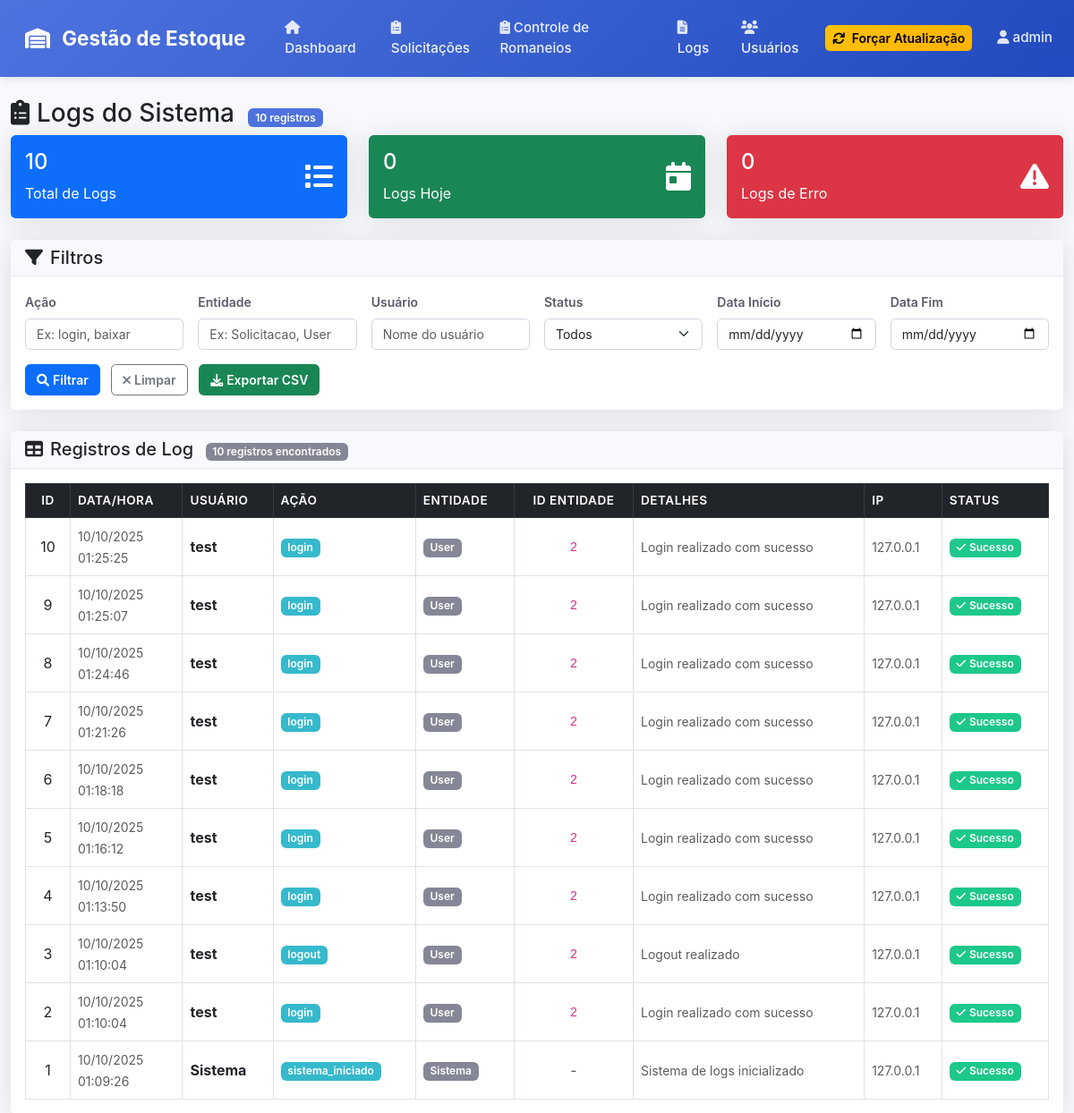
Before: /logs (signed in) with the older database file.
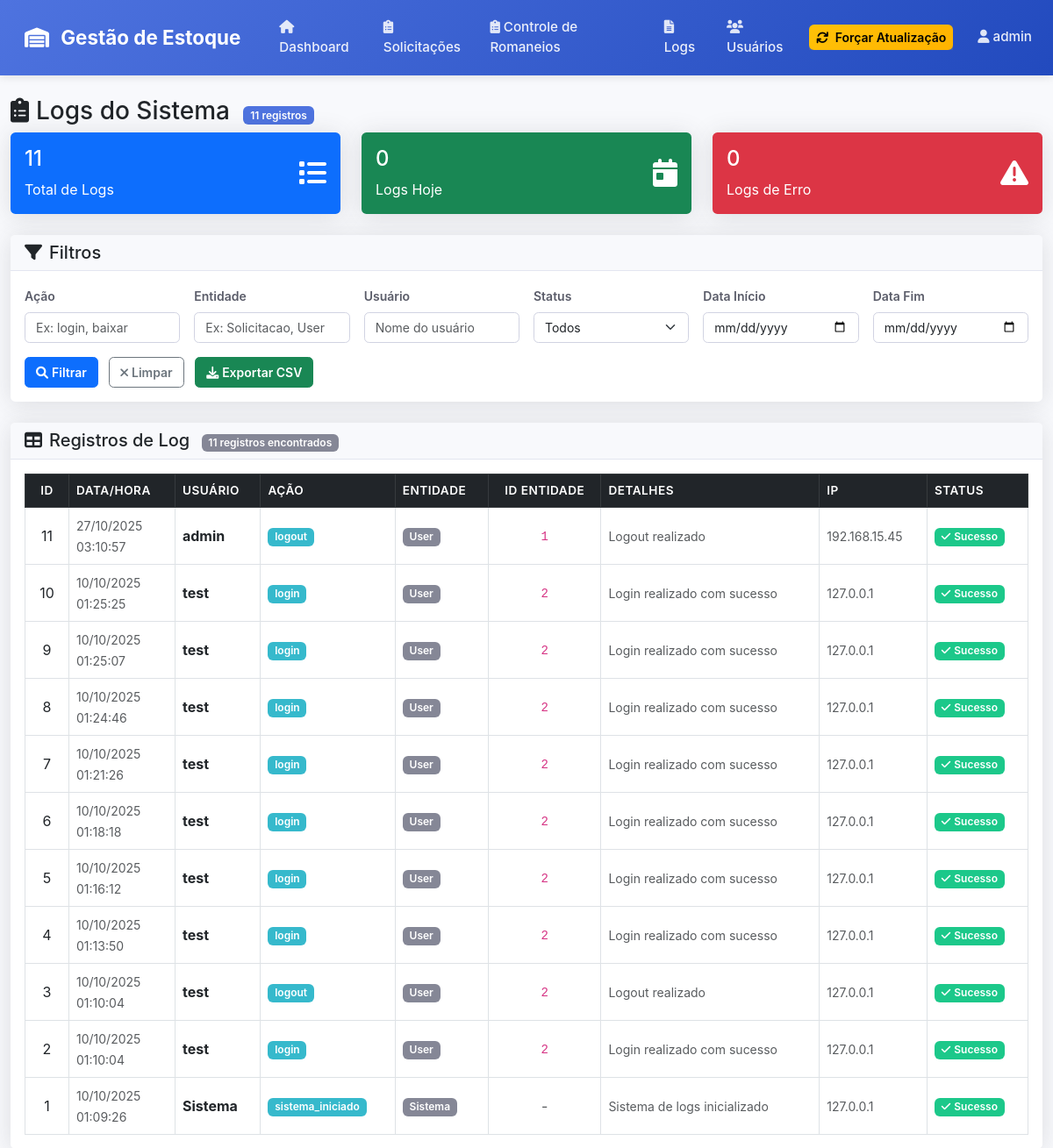
After: the same page with the newer database file.
### app.py (models this page shows, shortened)
class User(UserMixin, db.Model):
    id = db.Column(db.Integer, primary_key=True)
    username = db.Column(db.String(80), unique=True, nullable=False)
    email = db.Column(db.String(120), unique=True, nullable=False)
    password_hash = db.Column(db.String(120), nullable=False)
    is_admin = db.Column(db.Boolean, default=False)
    is_active = db.Column(db.Boolean, default=True)
    created_at = db.Column(db.DateTime, default=datetime.utcnow)

class Log(db.Model):
    id = db.Column(db.Integer, primary_key=True)
    timestamp = db.Column(db.DateTime, default=datetime.utcnow, nullable=False)
    usuario_id = db.Column(db.Integer, db.ForeignKey('user.id'), nullable=False)
    usuario_nome = db.Column(db.String(80), nullable=False)
    acao = db.Column(db.String(50), nullable=False)  # login, logout, criar, editar, deletar, aprovar, etc.
    entidade = db.Column(db.String(50), nullable=False)  # Solicitacao, Produto, User, etc.
    entidade_id = db.Column(db.Integer, nullable=True)  # ID da entidade afetada
    detalhes = db.Column(db.Text, nullable=True)  # JSON com detalhes da operação
    ip_address = db.Column(db.String(45), nullable=True)  # Suporta IPv6
    user_agent = db.Column(db.String(500), nullable=True)
    status = db.Column(db.String(20), default='sucesso')  # sucesso, erro, aviso
    usuario = db.relationship('User', backref=db.backref('logs', lazy=True))

### app.py (the view)
@app.route('/logs')
@login_required
def logs():
    if not current_user.is_admin:
        flash('Apenas administradores podem acessar os logs', 'error')
        return redirect(url_for('index'))
    page = request.args.get('page', 1, type=int)
    per_page = 50
    acao_filter = request.args.get('acao', '')
    entidade_filter = request.args.get('entidade', '')
    usuario_filter = request.args.get('usuario', '')
    status_filter = request.args.get('status', '')
    data_inicio = request.args.get('data_inicio', '')
    data_fim = request.args.get('data_fim', '')
    query = Log.query
    if acao_filter:
        query = query.filter(Log.acao.contains(acao_filter))
    if entidade_filter:
        query = query.filter(Log.entidade.contains(entidade_filter))
    if usuario_filter:
        query = query.filter(Log.usuario_nome.contains(usuario_filter))
    if status_filter:
        query = query.filter(Log.status == status_filter)
    if data_inicio:
        try:
            data_inicio_obj = datetime.strptime(data_inicio, '%Y-%m-%d')
            query = query.filter(Log.timestamp >= data_inicio_obj)
        except ValueError:
            pass
    if data_fim:
        try:
            data_fim_obj = datetime.strptime(data_fim, '%Y-%m-%d')
            query = query.filter(Log.timestamp <= data_fim_obj)
        except ValueError:
            pass
    logs = query.order_by(Log.timestamp.desc()).paginate(
        page=page, per_page=per_page, error_out=False
    )
    total_logs = Log.query.count()
    logs_hoje = Log.query.filter(Log.timestamp >= datetime.now().replace(hour=0, minute=0, second=0, microsecond=0)).count()
    logs_erro = Log.query.filter(Log.status == 'erro').count()
    stats = {
        'total': total_logs,
        'hoje': logs_hoje,
        'erros': logs_erro
    }
    return render_template('logs.html',
                         logs=logs,
                         stats=stats,
                         acao_filter=acao_filter,
                         entidade_filter=entidade_filter,
                         usuario_filter=usuario_filter,
                         status_filter=status_filter,
                         data_inicio=data_inicio,
                         data_fim=data_fim)

### templates/logs.html (shortened to what this page needs)
{% extends "base.html" %}
{% block content %}
<div class="row">
    <div class="col-12">
        <h1 class="h3">
            <i class="fas fa-clipboard-list me-2"></i>Logs do Sistema
            <span class="badge bg-primary ms-2">{{ stats.total }} registros</span>
        </h1>
    </div>
</div>
<div class="row mb-4">
    <div class="col-md-4">
        <div class="card bg-primary text-white">
            <div class="card-body">
                <div class="d-flex justify-content-between">
                    <div>
                        <h4 class="card-title">{{ stats.total }}</h4>
                        <p class="card-text">Total de Logs</p>
                    </div>
                    <div class="align-self-center">
                        <i class="fas fa-list fa-2x"></i>
                    </div>
                </div>
            </div>
        </div>
    </div>
    <div class="col-md-4">
        <div class="card bg-success text-white">
            <div class="card-body">
                <div class="d-flex justify-content-between">
                    <div>
                        <h4 class="card-title">{{ stats.hoje }}</h4>
                        <p class="card-text">Logs Hoje</p>
                    </div>
                    <div class="align-self-center">
                        <i class="fas fa-calendar-day fa-2x"></i>
                    </div>
                </div>
            </div>
        </div>
    </div>
    <div class="col-md-4">
        <div class="card bg-danger text-white">
            <div class="card-body">
                <div class="d-flex justify-content-between">
                    <div>
                        <h4 class="card-title">{{ stats.erros }}</h4>
                        <p class="card-text">Logs de Erro</p>
                    </div>
                    <div class="align-self-center">
                        <i class="fas fa-exclamation-triangle fa-2x"></i>
                    </div>
                </div>
            </div>
        </div>
    </div>
</div>
<div class="row mb-4">
    <div class="col-12">
        <div class="card shadow">
            <div class="card-header">
                <h5 class="mb-0">
                    <i class="fas fa-filter me-2"></i>Filtros
                </h5>
            </div>
            <div class="card-body">
                <form method="GET" class="row g-3">
                    <div class="col-md-2">
                        <label for="acao" class="form-label">Ação</label>
                        <input type="text" class="form-control" id="acao" name="acao"
                               value="{{ acao_filter }}" placeholder="Ex: login, baixar">
                    </div>
                    <div class="col-md-2">
                        <label for="entidade" class="form-label">Entidade</label>
                        <input type="text" class="form-control" id="entidade" name="entidade"
                               value="{{ entidade_filter }}" placeholder="Ex: Solicitacao, User">
                    </div>
                    <div class="col-md-2">
                        <label for="usuario" class="form-label">Usuário</label>
                        <input type="text" class="form-control" id="usuario" name="usuario"
                               value="{{ usuario_filter }}" placeholder="Nome do usuário">
                    </div>
                    <div class="col-md-2">
                        <label for="status" class="form-label">Status</label>
                        <select class="form-select" id="status" name="status">
                            <option value="">Todos</option>
                        </select>
                    </div>
                    <div class="col-md-2">
                        <label for="data_inicio" class="form-label">Data Início</label>
                        <input type="date" class="form-control" id="data_inicio" name="data_inicio"
                               value="{{ data_inicio }}">
                    </div>
                    <div class="col-md-2">
                        <label for="data_fim" class="form-label">Data Fim</label>
                        <input type="date" class="form-control" id="data_fim" name="data_fim"
                               value="{{ data_fim }}">
                    </div>
                    <div class="col-12">
                        <button type="submit" class="btn btn-primary me-2">
                            <i class="fas fa-search me-1"></i>Filtrar
                        </button>
                        <a href="{{ url_for('logs') }}" class="btn btn-outline-secondary me-2">
                            <i class="fas fa-times me-1"></i>Limpar
                        </a>
                        <a href="{{ url_for('export_logs', acao=acao_filter, entidade=entidade_filter, usuario=usuario_filter, status=status_filter, data_inicio=data_inicio, data_fim=data_fim) }}"
                           class="btn btn-success">
                            <i class="fas fa-download me-1"></i>Exportar CSV
                        </a>
                    </div>
                </form>
            </div>
        </div>
    </div>
</div>
<div class="card shadow">
    <div class="card-header">
        <h5 class="mb-0">
            <i class="fas fa-table me-2"></i>Registros de Log
            <span class="badge bg-secondary ms-2">{{ logs.total }} registros encontrados</span>
        </h5>
    </div>
    <div class="card-body">
        <div class="table-responsive">
            <table class="table table-bordered table-hover">
                <thead class="table-dark">
                    <tr>
                        <th>ID</th>
                        <th>Data/Hora</th>
                        <th>Usuário</th>
                        <th>Ação</th>
                        <th>Entidade</th>
                        <th>ID Entidade</th>
                        <th>Detalhes</th>
                        <th>IP</th>
                        <th>Status</th>
                    </tr>
                </thead>
                <tbody>
                    {% for log in logs.items %}
                    <tr>
                        <td>{{ log.id }}</td>
                        <td>
                            <small class="text-muted">
                                {{ log.timestamp.strftime('%d/%m/%Y') if log.timestamp else '-' }}<br>
                                {{ log.timestamp.strftime('%H:%M:%S') if log.timestamp else '-' }}
                            </small>
                        </td>
                        <td>
                            <strong>{{ log.usuario_nome }}</strong>
                        </td>
                        <td>
                            <span class="badge bg-info">{{ log.acao }}</span>
                        </td>
                        <td>
                            <span class="badge bg-secondary">{{ log.entidade }}</span>
                        </td>
                        <td>
                            {% if log.entidade_id %}
                                <code>{{ log.entidade_id }}</code>
                            {% else %}
                                <span class="text-muted">-</span>
                            {% endif %}
                        </td>
                        <td>
                            {% if log.detalhes %}
                                <small class="text-muted">{{ log.detalhes[:100] }}{% if log.detalhes|length > 100 %}...{% endif %}</small>
                            {% else %}
                                <span class="text-muted">-</span>
                            {% endif %}
                        </td>
                        <td>
                            <small class="text-muted">{{ log.ip_address or '-' }}</small>
                        </td>
                        <td>
                            {% if log.status == 'sucesso' %}
                                <span class="badge bg-success">
                                    <i class="fas fa-check me-1"></i>Sucesso
                                </span>
                            {% elif log.status == 'erro' %}
                                <span class="badge bg-danger">
                                    <i class="fas fa-times me-1"></i>Erro
                                </span>
                            {% elif log.status == 'aviso' %}
                                <span class="badge bg-warning text-dark">
                                    <i class="fas fa-exclamation-triangle me-1"></i>Aviso
                                </span>
                            {% else %}
                                <span class="badge bg-secondary">{{ log.status }}</span>
                            {% endif %}
                        </td>
                    </tr>
                    {% endfor %}
                </tbody>
            </table>
        </div>
    </div>
</div>
{% endblock %}

### templates/base.html (shortened to what this page needs)
<!DOCTYPE html>
<html lang="pt-BR">
<head>
    <link href="https://cdn.jsdelivr.net/npm/bootstrap@5.3.0/dist/css/bootstrap.min.css" rel="stylesheet">
    <link href="https://cdnjs.cloudflare.com/ajax/libs/font-awesome/6.0.0/css/all.min.css" rel="stylesheet">
    <link href="{{ url_for('static', filename='css/style.css') }}" rel="stylesheet">
</head>
<body>
    <nav class="navbar navbar-expand-lg navbar-dark bg-primary">
        <div class="container-fluid">
            <a class="navbar-brand" href="{{ url_for('index') }}">
                <i class="fas fa-warehouse me-2"></i>
                Gestão de Estoque
            </a>
            <div class="collapse navbar-collapse" id="navbarNav">
                <ul class="navbar-nav me-auto">
                    <li class="nav-item">
                        <a class="nav-link" href="{{ url_for('index') }}">
                            <i class="fas fa-home me-1"></i>Dashboard
                        </a>
                    </li>
                    <li class="nav-item">
                        <a class="nav-link" href="{{ url_for('solicitacoes') }}">
                            <i class="fas fa-clipboard-list me-1"></i>Solicitações
                        </a>
                    </li>
                    <li class="nav-item">
                        <a class="nav-link" href="{{ url_for('controle_impressoes') }}">
                            <i class="fas fa-clipboard-list me-1"></i>Controle de Romaneios
                        </a>
                    </li>
                    {% if current_user.is_admin %}
                    <li class="nav-item">
                        <a class="nav-link" href="{{ url_for('logs') }}">
                            <i class="fas fa-file-alt me-1"></i>Logs
                        </a>
                    </li>
                    {% endif %}
                    {% if current_user.is_admin %}
                    <li class="nav-item">
                        <a class="nav-link" href="{{ url_for('listar_usuarios') }}">
                            <i class="fas fa-users me-1"></i>Usuários
                        </a>
                    </li>
                    {% endif %}
                </ul>
                <div class="navbar-nav me-3">
                    <button type="button" class="btn btn-sm btn-warning"
                            id="btnInvalidarCacheGlobal"
                            data-bs-toggle="tooltip" data-bs-placement="bottom"
                            title="Forçar atualização dos dados (use quando mudar status manualmente)">
                        <i class="fas fa-refresh me-1"></i>
                        Forçar Atualização
                    </button>
                </div>
                <ul class="navbar-nav">
                    <li class="nav-item">
                        <a class="nav-link" href="#" id="btnUserMenu" role="button">
                            <i class="fas fa-user me-1"></i>{{ current_user.username }}
                        </a>
                    </li>
                </ul>
            </div>
        </div>
    </nav>
    <div class="container-fluid mt-4">
        {% block content %}{% endblock %}
    </div>
</body>
</html>

Changed rows visible on the page:
added Log: id "11", timestamp "27/10/2025", timestamp "03:10:57", usuario_nome "admin", acao "logout", entidade "User", entidade_id "1", detalhes "Logout realizado", ip_address "192.168.15.45", status "sucesso" (drawn)
Other visible differences:
{{ stats.total }}: "10" → "11"
{{ logs.total }}: "10" → "11"
